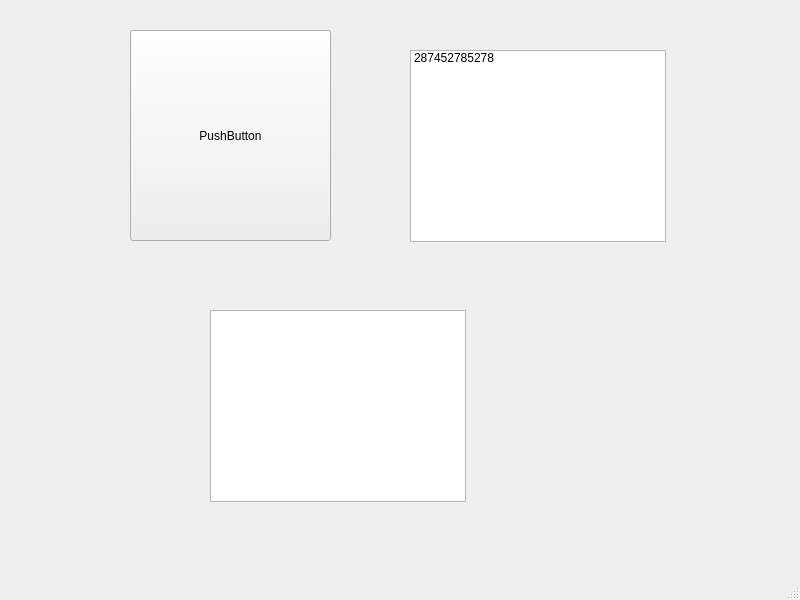
<?xml version="1.0" encoding="UTF-8"?>
<ui version="4.0">
 <class>MainWindow</class>
 <widget class="QMainWindow" name="MainWindow">
  <property name="geometry">
   <rect>
    <x>0</x>
    <y>0</y>
    <width>800</width>
    <height>600</height>
   </rect>
  </property>
  <property name="windowTitle">
   <string>MainWindow</string>
  </property>
  <widget class="QWidget" name="centralwidget">
   <widget class="QPushButton" name="pushButton">
    <property name="geometry">
     <rect>
      <x>130</x>
      <y>30</y>
      <width>201</width>
      <height>211</height>
     </rect>
    </property>
    <property name="text">
     <string>PushButton</string>
    </property>
   </widget>
   <widget class="QListWidget" name="listWidget">
    <property name="geometry">
     <rect>
      <x>410</x>
      <y>50</y>
      <width>256</width>
      <height>192</height>
     </rect>
    </property>
    <item>
     <property name="text">
      <string>287452785278</string>
     </property>
    </item>
   </widget>
   <widget class="QTableWidget" name="tableWidget">
    <property name="geometry">
     <rect>
      <x>210</x>
      <y>310</y>
      <width>256</width>
      <height>192</height>
     </rect>
    </property>
   </widget>
  </widget>
  <widget class="QMenuBar" name="menubar">
   <property name="geometry">
    <rect>
     <x>0</x>
     <y>0</y>
     <width>800</width>
     <height>26</height>
    </rect>
   </property>
  </widget>
  <widget class="QStatusBar" name="statusbar"/>
 </widget>
 <resources/>
 <connections/>
</ui>
